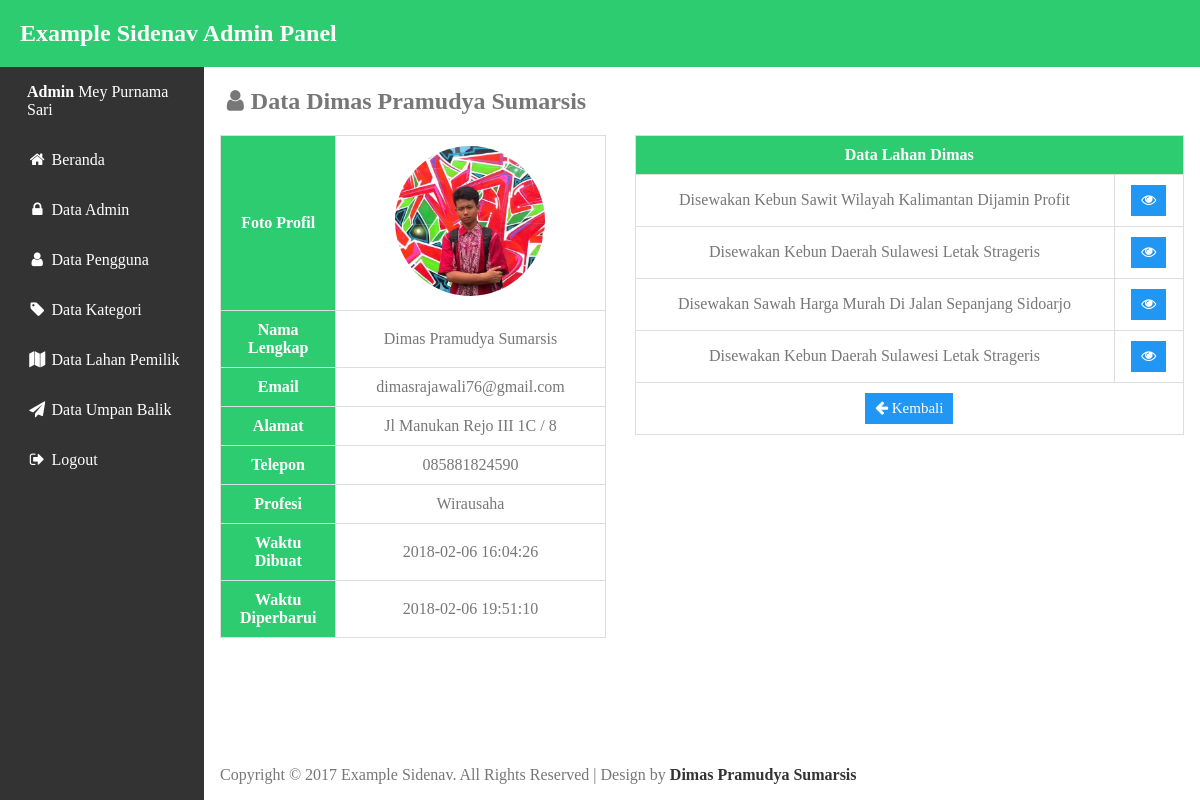
/adm/userView.php?id_user=41 (signed in), run on an earlier commit of the app's database.
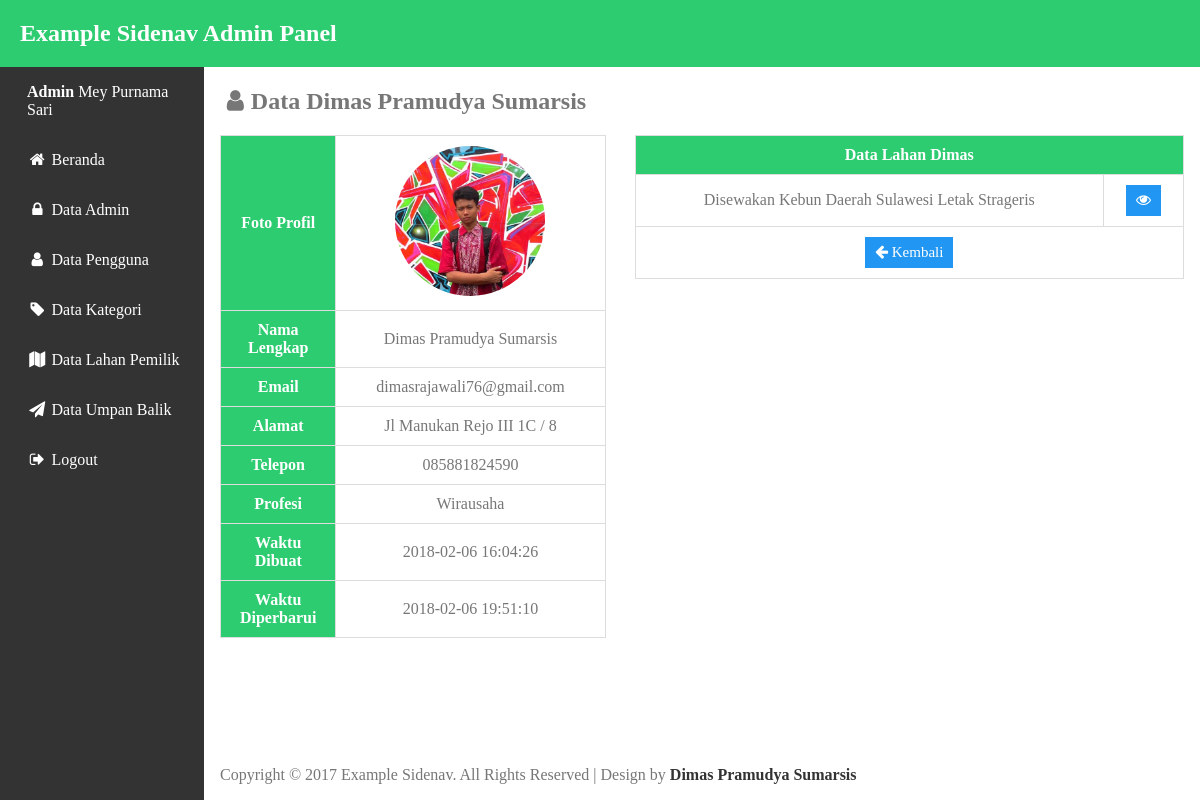
And on a later commit of the database.
### tables this page shows
CREATE TABLE `tb_lahan` (
  `id_lahan` int(11) NOT NULL,
  `id_user` int(11) NOT NULL,
  `id_kategori` int(11) NOT NULL,
  `judul` varchar(100) NOT NULL,
  `alamat_lahan` varchar(100) NOT NULL,
  `luas` varchar(7) NOT NULL,
  `sertifikasi` varchar(60) NOT NULL,
  `deskripsi` text NOT NULL,
  `harga` int(11) NOT NULL,
  `kurun_sewa` varchar(10) NOT NULL,
  `status` varchar(20) NOT NULL,
  `kondisi` varchar(10) NOT NULL,
  `fasilitas_irigasi` varchar(60) NOT NULL,
  `fasilitas_tanah` varchar(60) NOT NULL,
  `fasilitas_jalan` varchar(60) NOT NULL,
  `fasilitas_pemandangan` varchar(60) NOT NULL,
  `foto_lahan` varchar(255) NOT NULL,
  `fieldCreate_at` varchar(100) DEFAULT NULL,
  `fieldUpdate_at` varchar(100) DEFAULT NULL
);

### adm/userView.php (the view, shortened to what this page needs)
<?php
    require_once "db.php";
    require_once "Admin.php";
    if(isset($_GET["id_user"])){
        $user_id = $_GET['id_user'];
        $sql = "SELECT * FROM tb_user WHERE id_user =:id_user";
        $stmt = $db->prepare($sql);
        $stmt->execute([':id_user'=>$user_id]);
        $data = $stmt->fetch();
    }else{
      header("Location: AdminData.php");
    }
 ?>
<!DOCTYPE html>
<html>
<head>
<link rel="stylesheet" type="text/css" href="css/style.css">
<link rel="stylesheet" href="css/font-awesome.min.css">
</head>
<body>
<?php include "template/header.php"; ?>
<div class="wrapper">
  <div class="content">
    <h2><i class="fa fa-user fa-fw" aria-hidden="true"></i>Data  <?php echo $data['nama_depan'] . "&nbsp;" . $data['nama_belakang']; ?></h2>
      <table class="table-data">
        <tr><th class="data-column">Foto Profil</th><td><img src="../ui/images/<?php echo $data['foto'] ?>" width="150px" height="150px" style="border-radius: 100%;"></td></tr>
        <tr><th class="data-column">Nama Lengkap</th><td><?php echo $data['nama_depan'] . "&nbsp;" . $data['nama_belakang']; ?></td></tr>
        <tr><th>Email</th><td><?php echo $data['email']; ?></td></tr>
        <tr><th>Alamat</th><td><?php echo $data['alamat']; ?></td></tr>
        <tr><th>Telepon</th><td><?php echo $data['telepon']; ?></td></tr>
        <tr><th>Profesi</th><td><?php echo $data['profesi']; ?></td></tr>
        <tr><th>Waktu Dibuat</th><td><?php echo $data['create_at']; ?></td></tr>
        <tr><th>Waktu Diperbarui</th><td><?php echo $data['update_at']; ?></td></tr>
      </table>
      <table class="table-data-kanan">
        <tr><th colspan="3">Data Lahan <?php echo $data['nama_depan'] ?></th></tr>
        <?php
            $fieldSql = "SELECT * FROM tb_lahan INNER JOIN tb_user ON tb_lahan.id_user=tb_user.id_user";
            $fieldQuery = $db->prepare($fieldSql);
            $fieldQuery->execute();
            $fields = $fieldQuery->fetchAll();
        ?>
        <?php
           foreach ($fields as $field) {
           if($field['id_user'] == $_GET['id_user']){
        ?>
        <tr><td><?php echo $field['judul'] ?></td><td><a href="fieldView.php?id_lahan=<?php echo $field['id_lahan'] ?>" class="btn act info" title="Lihat"><i class="fa fa-eye"></i></a></td></tr>
        <?php
            }
          }
          ?>
          <tr><td colspan=2><a href="userData.php" class="btn act info" title="Kembali"><i class="fa fa-arrow-left"></i> Kembali</a></td></tr>
      </table>
<?php include "template/footer.php"; ?>
</div>
</body>
</html>

What changed in the data, as far as the page shows it:
removed tb_lahan: judul "Disewakan Kebun Sawit Wilayah Kalimantan Dijamin Profit"
removed tb_lahan: judul "Disewakan Kebun Daerah Sulawesi Letak Strageris"
removed tb_lahan: judul "Disewakan Sawah Harga Murah Di Jalan Sepanjang Sidoarjo"
